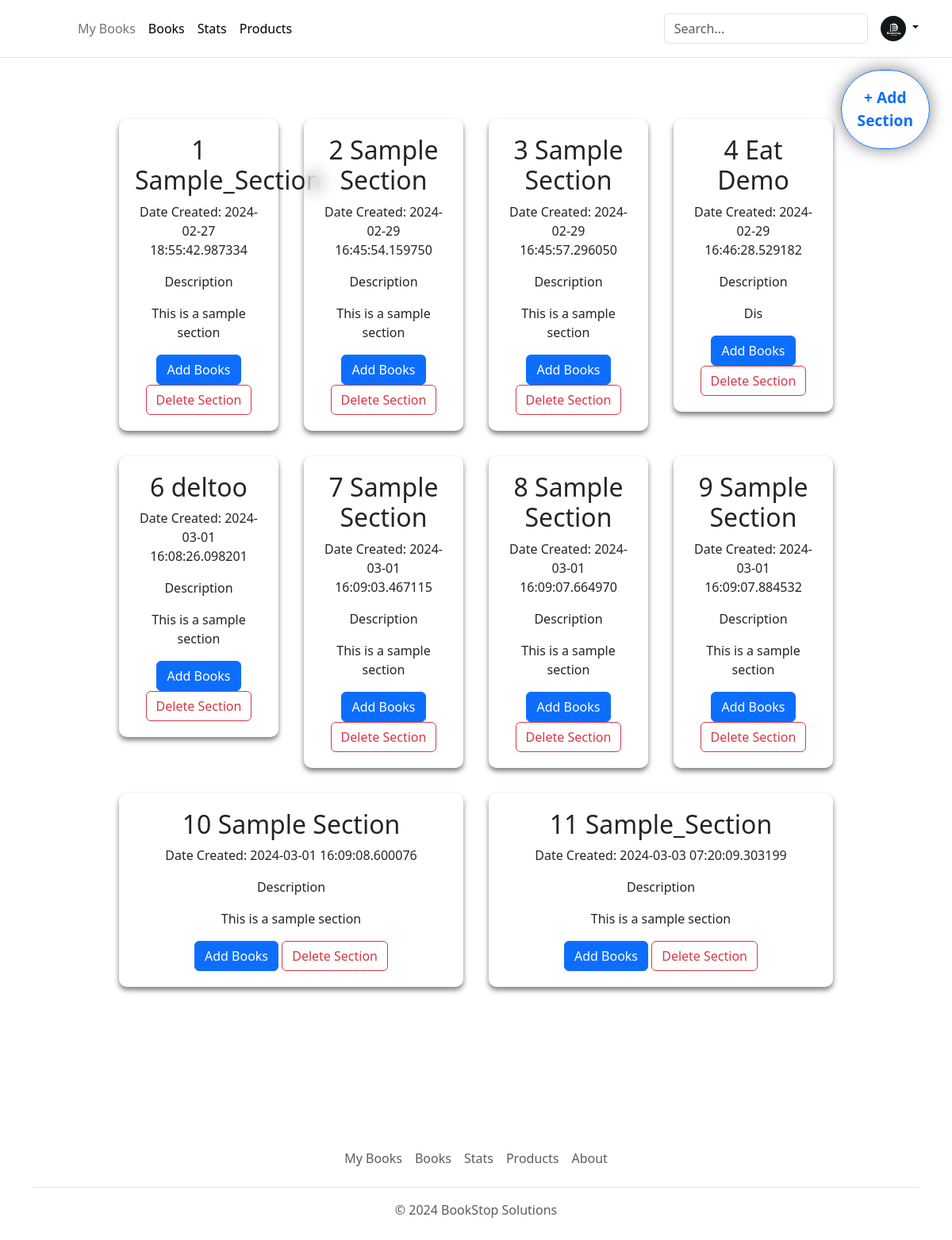
Page /add-section on the earlier database version.
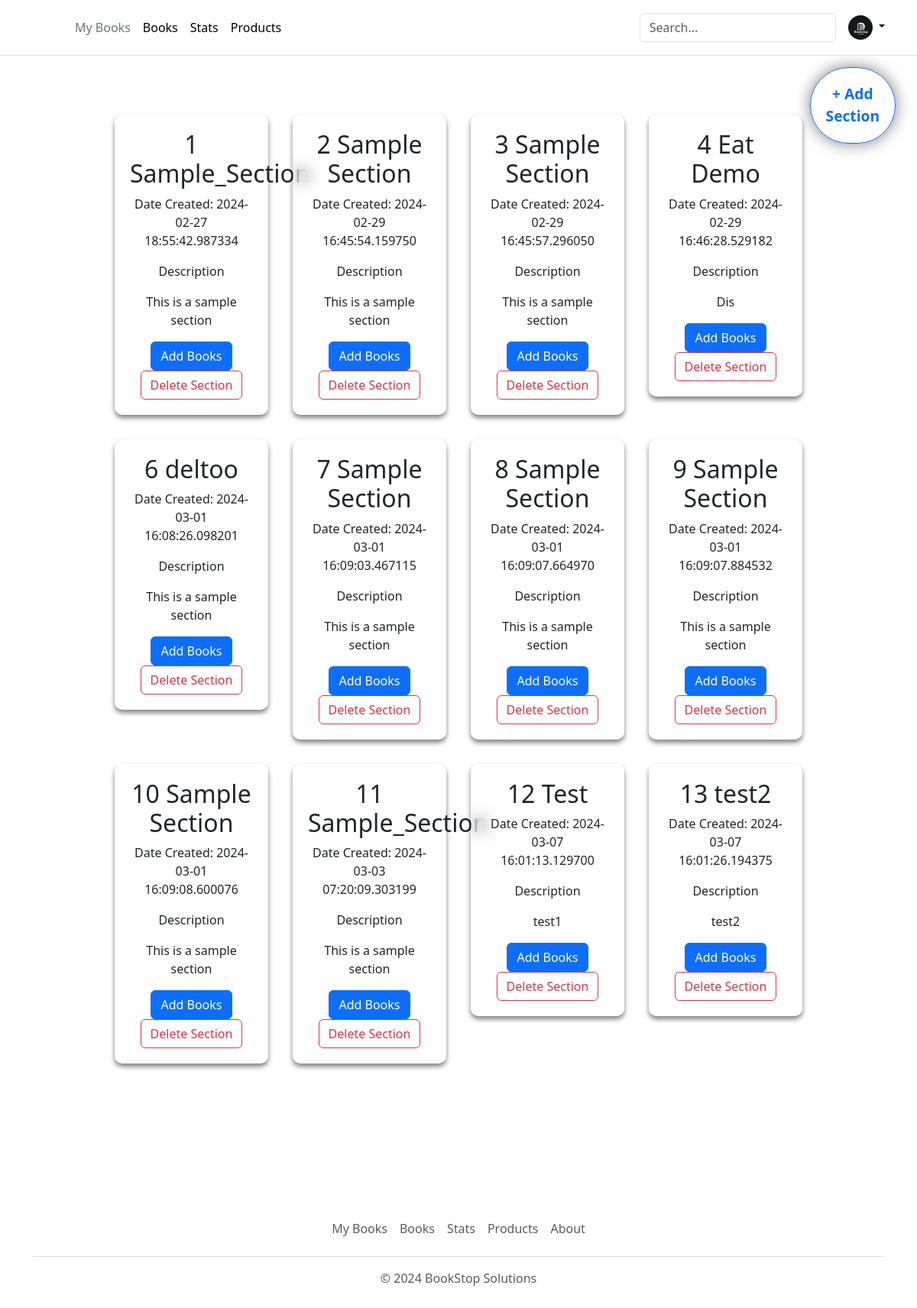
Same page on the later database version.
### app.py (models this page shows)
class Section(db.Model):
    __tablename__ = 'section'
    SectionId = db.Column(db.Integer, autoincrement=True, primary_key=True)
    Title = db.Column(db.String(50), nullable=False)
    CreatedDate = db.Column(db.DateTime, nullable=False, default=datetime.datetime.utcnow)
    Description = db.Column(db.Text, nullable=False)
    ImageLink = db.Column(db.String(255))

### app.py (the view)
@app.route("/add-section", methods = ["GET","POST"])
def addSection():
    if request.method == 'POST':
        data = request.form.to_dict()
        section = Section(Title=data['section'], Description=data['text'])
        db.session.add(section)
        db.session.commit()
        print(data)
        section = Section.query.all()
        return render_template("add-section.html", section = section)
    else:
        section = Section.query.all()
        return render_template("add-section.html", section = section)

### templates/add-section.html (shortened to what this page needs)
<!DOCTYPE html>
<html lang="en">
  <head>
    <link rel="stylesheet" href="/static/add-section.css" />
    {% include 'bootstrap.html' %}
  </head>
  <body>
    <div>
      {% include 'header.html' %}
      <div>
        <button type="button" id="addSection" class="btn btn-outline-primary">
          + Add<br />Section
        </button>
        <div class="main-container">
          {% for sec in section %}
          <div class="section-container" id="{{ sec.SectionId }}">
            <h2>{{ sec.SectionId }} {{ sec.Title }}</h2>
            <p>Date Created: {{ sec.CreatedDate }}</p>
            <div>
              <p>Description</p>
              <p>{{ sec.Description }}</p>
            </div>
            <button
              type="button"
              id="addBook{{ sec.SectionId }}"
              class="btn btn-primary"
            >
              Add Books
            </button>
            <form
              action="{{ url_for('deleteSection', sectionId=sec.SectionId) }}"
              method="post"
              style="display: inline"
            >
              <button type="submit" class="btn btn-outline-danger">
                Delete Section
              </button>
            </form>
          </div>
          {% include 'addBookPopup.html' %}{% endfor %}
        </div>
      </div>
      {% include 'footer.html' %}
    </div>
  </body>
</html>

Differences in the rows shown:
added Section: SectionId "12", Title "Test", CreatedDate "2024-03-07 16:01:13.129700", Description "test1"
added Section: SectionId "13", Title "test2", CreatedDate "2024-03-07 16:01:26.194375", Description "test2"
